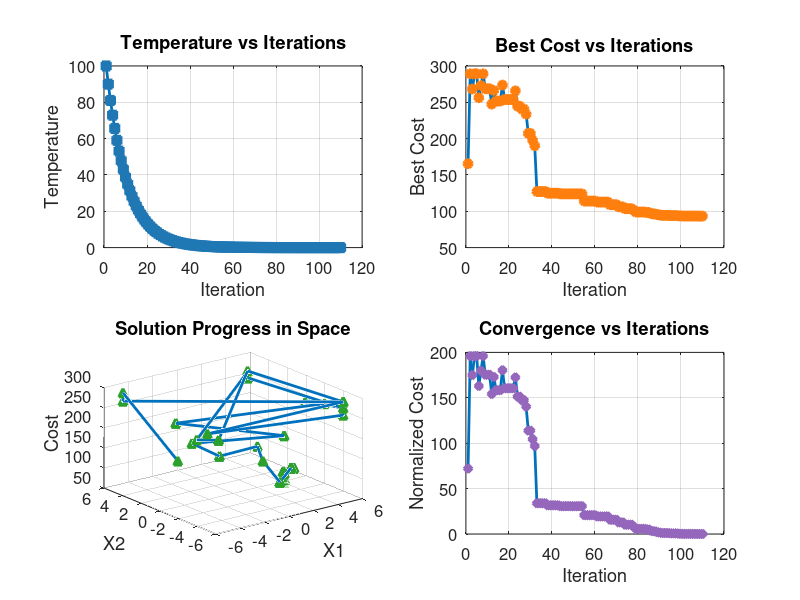

Reproduce this figure in MATLAB.


function simulated_annealing_complex()
    % Initial settings
    n_vars = 10;      % Number of variables
    max_iter = 1000;  % Maximum number of iterations
    T_init = 100;     % Initial temperature
    T_min = 1e-3;     % Minimum temperature
    alpha = 0.9;      % Cooling rate

    % Variable range
    var_range = [-5.12, 5.12];

    % Initialization
    x = rand_range(var_range, n_vars);
    best_solution = x;
    best_cost = objective_function(x);

    T = T_init; % Initial temperature

    % Arrays for plotting
    temperatures = zeros(1, max_iter);
    costs = zeros(1, max_iter);
    solutions = zeros(max_iter, n_vars);

    % Main loop
    for iter = 1:max_iter
        % Generate new neighbor
        new_x = x + randn(1, n_vars) * T;
        
        % Check bounds
        new_x = max(min(new_x, var_range(2)), var_range(1));

        % Calculate new cost
        new_cost = objective_function(new_x);

        % Cost difference
        delta = new_cost - best_cost;

        % Accept new solution
        if delta < 0 || rand < exp(-delta / T)
            x = new_x;
            best_solution = new_x;
            best_cost = new_cost;
        end

        % Store the data for plotting
        temperatures(iter) = T;
        costs(iter) = best_cost;
        solutions(iter, :) = best_solution;

        % Decrease temperature
        T = T * alpha;

        % Stopping condition for temperature
        if T < T_min
            break;
        end
    end

    % Display results
    fprintf('Best Solution Found:\n');
    disp(best_solution);
    fprintf('Best Cost: %.4f\n', best_cost);

    % Create subplots with improved graphics
    figure('Color', [1 1 1]);

    % Temperature vs Iterations plot
    subplot(2, 2, 1);
    plot(1:iter, temperatures(1:iter), '-s', 'MarkerFaceColor', '#1f77b4', 'MarkerEdgeColor', '#1f77b4', 'LineWidth', 2, 'MarkerSize', 6);
    title('Temperature vs Iterations', 'FontSize', 14, 'FontWeight', 'bold');
    xlabel('Iteration', 'FontSize', 12);
    ylabel('Temperature', 'FontSize', 12);
    grid on;
    set(gca, 'FontSize', 12);

    % Best Cost vs Iterations plot
    subplot(2, 2, 2);
    plot(1:iter, costs(1:iter), '-o', 'MarkerFaceColor', '#ff7f0e', 'MarkerEdgeColor', '#ff7f0e', 'LineWidth', 2, 'MarkerSize', 6);
    title('Best Cost vs Iterations', 'FontSize', 14, 'FontWeight', 'bold');
    xlabel('Iteration', 'FontSize', 12);
    ylabel('Best Cost', 'FontSize', 12);
    grid on;
    set(gca, 'FontSize', 12);

    % Solution Progress in Space plot (3D)
    subplot(2, 2, 3);
    plot3(solutions(1:iter, 1), solutions(1:iter, 2), costs(1:iter), '-^', 'MarkerFaceColor', '#2ca02c', 'MarkerEdgeColor', '#2ca02c', 'LineWidth', 2, 'MarkerSize', 6);
    title('Solution Progress in Space', 'FontSize', 14, 'FontWeight', 'bold');
    xlabel('X1', 'FontSize', 12);
    ylabel('X2', 'FontSize', 12);
    zlabel('Cost', 'FontSize', 12);
    grid on;
    set(gca, 'FontSize', 12);

    % Convergence vs Iterations plot
    subplot(2, 2, 4);
    plot(1:iter, costs(1:iter) - min(costs(1:iter)), '-d', 'MarkerFaceColor', '#9467bd', 'MarkerEdgeColor', '#9467bd', 'LineWidth', 2, 'MarkerSize', 6);
    title('Convergence vs Iterations', 'FontSize', 14, 'FontWeight', 'bold');
    xlabel('Iteration', 'FontSize', 12);
    ylabel('Normalized Cost', 'FontSize', 12);
    grid on;
    set(gca, 'FontSize', 12);

end

% Objective function (Rastrigin Function)
function cost = objective_function(x)
    cost = sum(x.^2 - 10 * cos(2 * pi * x) + 10);
end

% Function to generate random values within a specified range
function val = rand_range(range, n)
    val = range(1) + (range(2) - range(1)) * rand(1, n);
end
